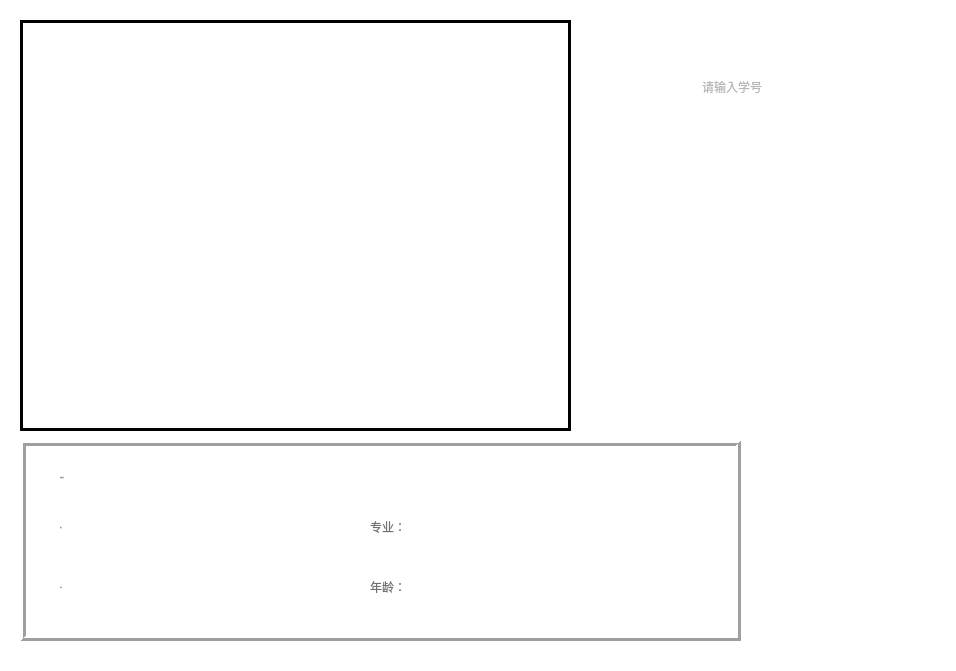
<?xml version="1.0" encoding="UTF-8"?>
<ui version="4.0">
 <class>insert</class>
 <widget class="QMainWindow" name="insert">
  <property name="geometry">
   <rect>
    <x>0</x>
    <y>0</y>
    <width>956</width>
    <height>671</height>
   </rect>
  </property>
  <property name="windowTitle">
   <string>MainWindow</string>
  </property>
  <property name="styleSheet">
   <string notr="true">QWidget#centralwidget
{
background-color: rgb(255, 255, 255);
}</string>
  </property>
  <widget class="QWidget" name="centralwidget">
   <widget class="QToolButton" name="chazhao">
    <property name="geometry">
     <rect>
      <x>580</x>
      <y>150</y>
      <width>191</width>
      <height>121</height>
     </rect>
    </property>
    <property name="text">
     <string/>
    </property>
    <property name="icon">
     <iconset>
      <normaloff>:img/chazhao.png</normaloff>:img/chazhao.png</iconset>
    </property>
    <property name="iconSize">
     <size>
      <width>240</width>
      <height>180</height>
     </size>
    </property>
    <property name="autoRaise">
     <bool>true</bool>
    </property>
   </widget>
   <widget class="QToolButton" name="out">
    <property name="geometry">
     <rect>
      <x>750</x>
      <y>510</y>
      <width>201</width>
      <height>101</height>
     </rect>
    </property>
    <property name="text">
     <string/>
    </property>
    <property name="icon">
     <iconset resource="rsc.qrc">
      <normaloff>:/img/fanhui.png</normaloff>:/img/fanhui.png</iconset>
    </property>
    <property name="iconSize">
     <size>
      <width>147</width>
      <height>100</height>
     </size>
    </property>
    <property name="autoRaise">
     <bool>true</bool>
    </property>
   </widget>
   <widget class="QLabel" name="t1">
    <property name="geometry">
     <rect>
      <x>590</x>
      <y>50</y>
      <width>345</width>
      <height>75</height>
     </rect>
    </property>
    <property name="text">
     <string/>
    </property>
    <property name="pixmap">
     <pixmap resource="rsc.qrc">:/img/xuehao.png</pixmap>
    </property>
   </widget>
   <widget class="QLineEdit" name="stu_id">
    <property name="geometry">
     <rect>
      <x>700</x>
      <y>70</y>
      <width>180</width>
      <height>33</height>
     </rect>
    </property>
    <property name="styleSheet">
     <string notr="true">font: 25px &quot;微软雅黑&quot;;
color: rgb(112, 112, 112);</string>
    </property>
    <property name="text">
     <string/>
    </property>
    <property name="frame">
     <bool>false</bool>
    </property>
    <property name="placeholderText">
     <string>请输入学号</string>
    </property>
   </widget>
   <widget class="QLabel" name="camera">
    <property name="geometry">
     <rect>
      <x>20</x>
      <y>20</y>
      <width>551</width>
      <height>411</height>
     </rect>
    </property>
    <property name="frameShape">
     <enum>QFrame::Box</enum>
    </property>
    <property name="lineWidth">
     <number>3</number>
    </property>
    <property name="text">
     <string/>
    </property>
    <property name="pixmap">
     <pixmap>:img/backgrand.png</pixmap>
    </property>
    <property name="alignment">
     <set>Qt::AlignCenter</set>
    </property>
   </widget>
   <widget class="QLabel" name="t3_2">
    <property name="geometry">
     <rect>
      <x>60</x>
      <y>460</y>
      <width>121</width>
      <height>35</height>
     </rect>
    </property>
    <property name="font">
     <font>
      <family>微软雅黑</family>
      <pointsize>-1</pointsize>
      <weight>50</weight>
      <italic>false</italic>
      <bold>false</bold>
     </font>
    </property>
    <property name="styleSheet">
     <string notr="true">font: 25px &quot;微软雅黑&quot;;
color: rgb(112, 112, 112);</string>
    </property>
    <property name="text">
     <string>查询结果：</string>
    </property>
   </widget>
   <widget class="QLabel" name="chaxunjieguo">
    <property name="geometry">
     <rect>
      <x>190</x>
      <y>460</y>
      <width>471</width>
      <height>35</height>
     </rect>
    </property>
    <property name="font">
     <font>
      <family>微软雅黑</family>
      <pointsize>-1</pointsize>
      <weight>50</weight>
      <italic>false</italic>
      <bold>false</bold>
     </font>
    </property>
    <property name="styleSheet">
     <string notr="true">font: 25px &quot;微软雅黑&quot;;
color: rgb(112, 112, 112);</string>
    </property>
    <property name="text">
     <string/>
    </property>
   </widget>
   <widget class="QLabel" name="stu_id_2">
    <property name="geometry">
     <rect>
      <x>130</x>
      <y>570</y>
      <width>221</width>
      <height>35</height>
     </rect>
    </property>
    <property name="font">
     <font>
      <family>微软雅黑</family>
      <pointsize>-1</pointsize>
      <weight>50</weight>
      <italic>false</italic>
      <bold>false</bold>
     </font>
    </property>
    <property name="styleSheet">
     <string notr="true">font: 25px &quot;微软雅黑&quot;;
color: rgb(112, 112, 112);</string>
    </property>
    <property name="text">
     <string/>
    </property>
   </widget>
   <widget class="QLabel" name="shibiejieguo">
    <property name="geometry">
     <rect>
      <x>20</x>
      <y>440</y>
      <width>721</width>
      <height>201</height>
     </rect>
    </property>
    <property name="frameShape">
     <enum>QFrame::Box</enum>
    </property>
    <property name="frameShadow">
     <enum>QFrame::Raised</enum>
    </property>
    <property name="lineWidth">
     <number>3</number>
    </property>
    <property name="text">
     <string/>
    </property>
   </widget>
   <widget class="QLabel" name="t1_2">
    <property name="geometry">
     <rect>
      <x>370</x>
      <y>510</y>
      <width>75</width>
      <height>33</height>
     </rect>
    </property>
    <property name="styleSheet">
     <string notr="true">font: 25px &quot;微软雅黑&quot;;
color: rgb(112, 112, 112);</string>
    </property>
    <property name="text">
     <string>专业：</string>
    </property>
   </widget>
   <widget class="QLabel" name="t2_2">
    <property name="geometry">
     <rect>
      <x>370</x>
      <y>570</y>
      <width>75</width>
      <height>33</height>
     </rect>
    </property>
    <property name="styleSheet">
     <string notr="true">font: 25px &quot;微软雅黑&quot;;
color: rgb(112, 112, 112);</string>
    </property>
    <property name="text">
     <string>年龄：</string>
    </property>
   </widget>
   <widget class="QLabel" name="t4">
    <property name="geometry">
     <rect>
      <x>60</x>
      <y>570</y>
      <width>65</width>
      <height>35</height>
     </rect>
    </property>
    <property name="font">
     <font>
      <family>微软雅黑</family>
      <pointsize>-1</pointsize>
      <weight>50</weight>
      <italic>false</italic>
      <bold>false</bold>
     </font>
    </property>
    <property name="styleSheet">
     <string notr="true">font: 25px &quot;微软雅黑&quot;;
color: rgb(112, 112, 112);</string>
    </property>
    <property name="text">
     <string>学号：</string>
    </property>
   </widget>
   <widget class="QLabel" name="stu_age">
    <property name="geometry">
     <rect>
      <x>440</x>
      <y>570</y>
      <width>221</width>
      <height>35</height>
     </rect>
    </property>
    <property name="styleSheet">
     <string notr="true">font: 25px &quot;微软雅黑&quot;;
color: rgb(112, 112, 112);</string>
    </property>
    <property name="text">
     <string/>
    </property>
   </widget>
   <widget class="QLabel" name="stu_major">
    <property name="geometry">
     <rect>
      <x>440</x>
      <y>510</y>
      <width>221</width>
      <height>35</height>
     </rect>
    </property>
    <property name="styleSheet">
     <string notr="true">font: 25px &quot;微软雅黑&quot;;
color: rgb(112, 112, 112);</string>
    </property>
    <property name="text">
     <string/>
    </property>
   </widget>
   <widget class="QLabel" name="stu_name">
    <property name="geometry">
     <rect>
      <x>130</x>
      <y>510</y>
      <width>221</width>
      <height>35</height>
     </rect>
    </property>
    <property name="font">
     <font>
      <family>微软雅黑</family>
      <pointsize>-1</pointsize>
      <weight>50</weight>
      <italic>false</italic>
      <bold>false</bold>
     </font>
    </property>
    <property name="styleSheet">
     <string notr="true">font: 25px &quot;微软雅黑&quot;;
color: rgb(112, 112, 112);</string>
    </property>
    <property name="text">
     <string/>
    </property>
   </widget>
   <widget class="QLabel" name="t3">
    <property name="geometry">
     <rect>
      <x>60</x>
      <y>510</y>
      <width>65</width>
      <height>35</height>
     </rect>
    </property>
    <property name="font">
     <font>
      <family>微软雅黑</family>
      <pointsize>-1</pointsize>
      <weight>50</weight>
      <italic>false</italic>
      <bold>false</bold>
     </font>
    </property>
    <property name="styleSheet">
     <string notr="true">font: 25px &quot;微软雅黑&quot;;
color: rgb(112, 112, 112);</string>
    </property>
    <property name="text">
     <string>姓名：</string>
    </property>
   </widget>
   <widget class="QToolButton" name="lururenlian">
    <property name="geometry">
     <rect>
      <x>770</x>
      <y>150</y>
      <width>181</width>
      <height>121</height>
     </rect>
    </property>
    <property name="text">
     <string/>
    </property>
    <property name="icon">
     <iconset resource="rsc.qrc">
      <normaloff>:/img/lururenlian.png</normaloff>:/img/lururenlian.png</iconset>
    </property>
    <property name="iconSize">
     <size>
      <width>240</width>
      <height>180</height>
     </size>
    </property>
    <property name="autoRaise">
     <bool>true</bool>
    </property>
   </widget>
   <widget class="QToolButton" name="paizhao">
    <property name="geometry">
     <rect>
      <x>590</x>
      <y>270</y>
      <width>181</width>
      <height>121</height>
     </rect>
    </property>
    <property name="text">
     <string/>
    </property>
    <property name="icon">
     <iconset resource="rsc.qrc">
      <normaloff>:/img/paizhao.png</normaloff>:/img/paizhao.png</iconset>
    </property>
    <property name="iconSize">
     <size>
      <width>240</width>
      <height>180</height>
     </size>
    </property>
    <property name="autoRaise">
     <bool>true</bool>
    </property>
   </widget>
   <widget class="QToolButton" name="luru">
    <property name="geometry">
     <rect>
      <x>770</x>
      <y>270</y>
      <width>181</width>
      <height>121</height>
     </rect>
    </property>
    <property name="text">
     <string/>
    </property>
    <property name="icon">
     <iconset resource="rsc.qrc">
      <normaloff>:/img/luru.png</normaloff>:/img/luru.png</iconset>
    </property>
    <property name="iconSize">
     <size>
      <width>240</width>
      <height>180</height>
     </size>
    </property>
    <property name="autoRaise">
     <bool>true</bool>
    </property>
   </widget>
   <zorder>shibiejieguo</zorder>
   <zorder>chazhao</zorder>
   <zorder>out</zorder>
   <zorder>t1</zorder>
   <zorder>stu_id</zorder>
   <zorder>camera</zorder>
   <zorder>t3_2</zorder>
   <zorder>chaxunjieguo</zorder>
   <zorder>stu_id_2</zorder>
   <zorder>t1_2</zorder>
   <zorder>t2_2</zorder>
   <zorder>t4</zorder>
   <zorder>stu_age</zorder>
   <zorder>stu_major</zorder>
   <zorder>stu_name</zorder>
   <zorder>t3</zorder>
   <zorder>lururenlian</zorder>
   <zorder>paizhao</zorder>
   <zorder>luru</zorder>
  </widget>
 </widget>
 <resources>
  <include location="rsc.qrc"/>
 </resources>
 <connections/>
</ui>
